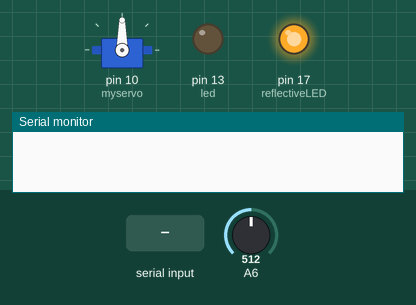
The sketch below on a simulated Arduino Uno, built with avr-gcc and run on an emulated ATmega328P. On the bench: servo, output pins drawn as LEDs (lit = HIGH), the last lines printed to the serial monitor. Inputs (shaded band) come from the test bench; at power-on: A6 = 512.

Above: at 1.2 s.
1.3 s: "30,150\n" received over Serial
At 2.7 s:
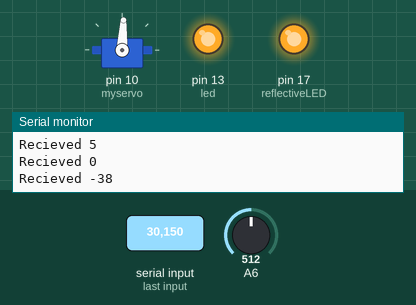
4.3 s: "90,45\n" received over Serial
At 6.2 s:
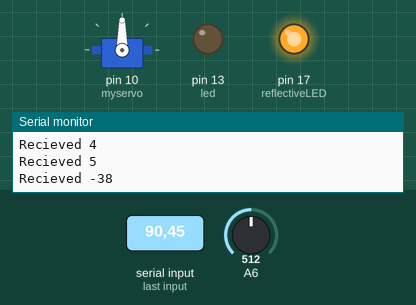
Timing chart, 0 to 7.7 s (numbered marks = the images above; inputs shaded):
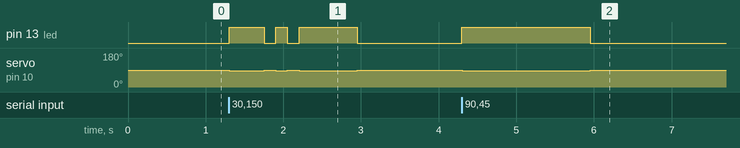

Measured:
- after the input at 1.3 s, pin 13 (led): goes HIGH 0.45 s, LOW 0.15 s, HIGH 0.15 s, LOW 0.15 s, HIGH 0.75 s, then LOW, starting at once; servo on pin 10 (myservo): goes 87° 0.45 s, 90° 0.15 s, 87° 0.15 s, 90° 0.15 s, 87° 0.75 s, then 90°, starting at once
- after the input at 4.3 s, pin 13 (led): LOW → HIGH at once, → LOW 1.7 s later; servo on pin 10 (myservo): 90° → 87° at once, → 90° 1.7 s later

The sketch:

FLAGS.ino
```cpp
#include <Servo.h>
//
Servo myservo;
int pos = 90;
int lightLevel;
bool servoRunning = false;

const int led = LED_BUILTIN;
const int reflectiveLED = 17;

int skipCounter = 0;


//int pos = 0;

void setup() {
  pinMode(led, OUTPUT);
  pinMode(reflectiveLED, OUTPUT);
  digitalWrite(reflectiveLED, HIGH);
  Serial.begin(38400);
  myservo.attach(10);
  myservo.write(pos);

}

void loop() {
   if (Serial.available()) {
    int incomingByte = Serial.read()-48;
    Serial.println("Recieved "+ String(incomingByte));
    if(incomingByte>0)
    {
      digitalWrite(led, HIGH);
      pos = 87;
      servoRunning = true;
      skipCounter = incomingByte;
      myservo.write(pos);
      delay(150);
    }


//
//    if(incomingByte==48)
//    {
//      digitalWrite(led, LOW);
//      pos = 90;
//      myservo.write(pos);
//    }
//    if(incomingByte==49)
//    {
//      digitalWrite(led, HIGH);
//      pos = 87;
//      servoRunning = true;
//      myservo.write(pos);
//      delay(100);
//
//    }

   }

   lightLevel = analogRead(6);

   if(servoRunning && lightLevel < 800)
   {
      skipCounter = skipCounter -1;

      if(skipCounter<1)
      {
         pos = 90;
        digitalWrite(led, LOW);
        servoRunning = false;
        myservo.write(pos);
      }
      delay(150);

   }


}
```
